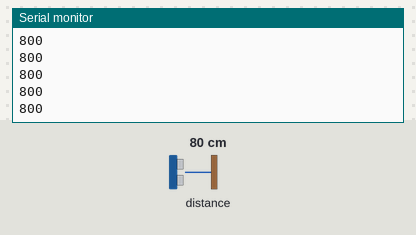
Bench run of a sketch on a simulated ESP32. Parts: the last lines printed to the serial monitor. The test bench sets the inputs (shaded band); at power-on: distance to the obstacle 80 cm.

Above: at 1.2 s.
1.3 s: distance to the obstacle set to 2 cm
At 1.9 s:
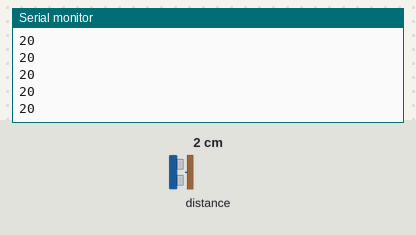
2.8 s: distance to the obstacle set to 4 cm
At 3.6 s:
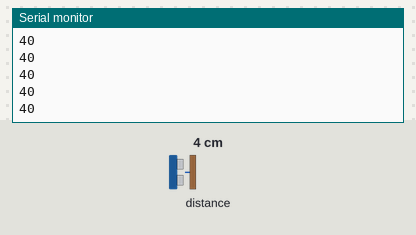
Timing chart, 0 to 5.8 s (numbered marks = the images above; inputs shaded):
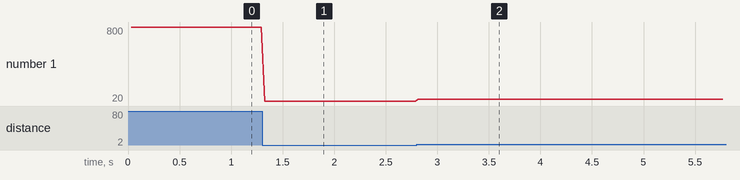

The sketch:

Ir_Sensor_Demo.ino
```cpp
#include<Wire.h>
#include<VL53L0X.h>
#include<ESP32Servo.h>

VL53L0X sensor;
Servo servo1;

void setup() {
  Serial.begin(230400);
  Wire.begin();

  sensor.init();
  //sensor.setTimeout(500);
}

void loop() {
  Serial.println(String(sensor.readRangeSingleMillimeters()));
}
```

Measured:
- after the input at 1.3 s, the serial monitor: prints a new line at once (image 1)
- after the input at 2.8 s, the serial monitor: prints a new line at once (image 2)
- plotted number 1: 800 → 20 after the input at 1.3 s, 20 → 40 after the input at 2.8 s
